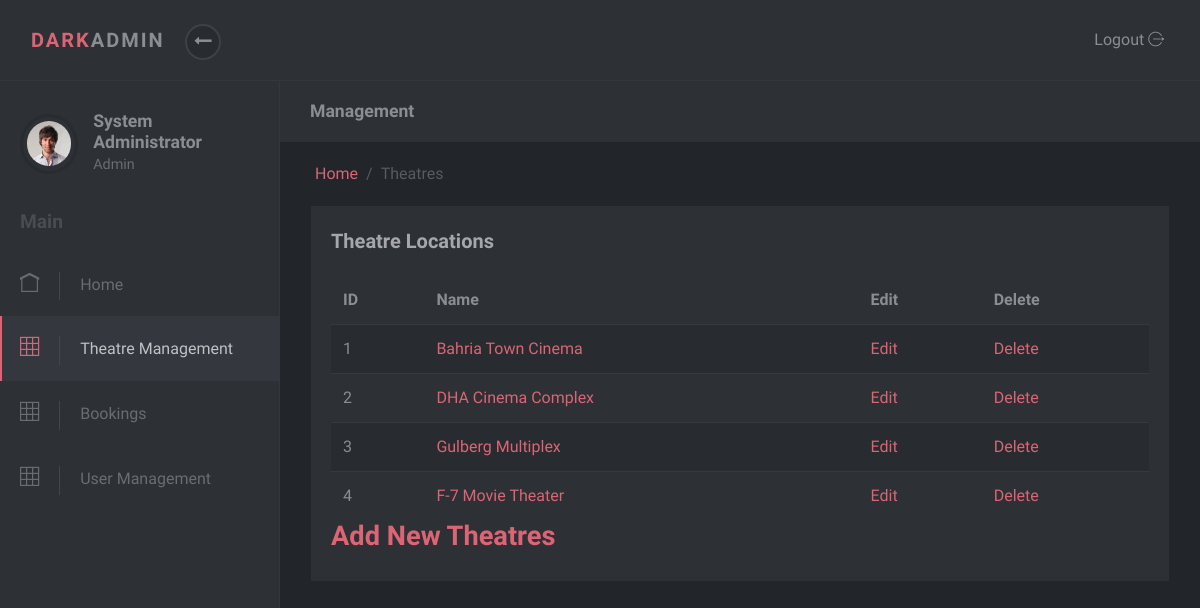
Page /admin/theatreindex.php (signed in) on the committed database.
### tables this page shows
CREATE TABLE `movie_theatres` (
  `theatre_id` int(11) NOT NULL AUTO_INCREMENT,
  `theatres` varchar(255) NOT NULL,
  `address` text DEFAULT NULL,
  `city` varchar(100) DEFAULT NULL,
  `state` varchar(100) DEFAULT NULL,
  `zip_code` varchar(10) DEFAULT NULL,
  `phone` varchar(20) DEFAULT NULL,
  `email` varchar(255) DEFAULT NULL,
  `capacity` int(11) DEFAULT NULL,
  `facilities` text DEFAULT NULL,
  `created_at` timestamp NOT NULL DEFAULT CURRENT_TIMESTAMP,
  `updated_at` timestamp NOT NULL DEFAULT CURRENT_TIMESTAMP ON UPDATE CURRENT_TIMESTAMP,
  `is_active` tinyint(1) NOT NULL DEFAULT 1,
  PRIMARY KEY (`theatre_id`),
  UNIQUE KEY `theatre_name` (`theatres`)
);

### admin/theatreindex.php (the view, shortened to what this page needs)
<?php
if (isset($_SESSION['user_id'])) {
$pdo = new PDO("mysql:host=localhost;dbname=mirai", "root", "");
$stmt = $pdo->prepare("SELECT fname, lname FROM admins WHERE id = ?");
$stmt->execute([$_SESSION['user_id']]);
$user = $stmt->fetch(PDO::FETCH_ASSOC);
$fullName = $user['fname'] . ' ' . $user['lname'];
} else {
}
include('./config.php');
?>
<!DOCTYPE html>
<html>
  <head>
    <link rel="stylesheet" href="./vendor/bootstrap/css/bootstrap.min.css">
    <link rel="stylesheet" href="./vendor/font-awesome/css/font-awesome.min.css">
    <link rel="stylesheet" href="./css/font.css">
    <link rel="stylesheet" href="./css/style.default.css" id="theme-stylesheet">
    <link rel="stylesheet" href="./css/custom.css">
  </head>
  <body>
  <?php include("./template/header.php")?>
    <div class="d-flex align-items-stretch">
    <?php include("./template/sidetable.php")?>
      <div class="page-content">
        <div class="page-header no-margin-bottom">
          <div class="container-fluid">
            <h2 class="h5 no-margin-bottom">Management</h2>
          </div>
        </div>
        <div class="container-fluid">
          <ul class="breadcrumb">
            <li class="breadcrumb-item"><a href="index.php">Home</a></li>
            <li class="breadcrumb-item active">Theatres            </li>
          </ul>
        </div>
        <section class="no-padding-top">
          <div class="container-fluid">
            <div class="row">
              <div class="col-lg-12">
                <div class="block">
                  <div class="title"><strong>Theatre Locations</strong></div>
                  <div class="table-responsive">
                    <table class="table table-striped table-hover">
                      <thead>
                        <tr>
                        <th>ID</th>
        <th>Name</th>
        <th>Edit</th>
        <th>Delete</th>
                        </tr>
                      </thead>
                      <tbody>
                      <?php
$res = $pdo ->query("SELECT * FROM movie_theatres");
while($row = $res->fetch(PDO::FETCH_ASSOC))
{
    ?>
<tr>
<td><?php echo $row['theatre_id']?></td>
<td><a href="./manageindex.php?iddb=<?php echo$row['theatres']?>"><?php echo $row['theatres']?></a></td>
<td><a href="theatreedit.php?id=<?php  echo $row['theatre_id']?>"> Edit</a></td>
<td><a href="theatredelete.php?id=<?php  echo $row['theatre_id']?>iddb=<?php echo$row['theatres']?>">Delete</a></td>
</tr>
<?php
}
?>
                      </tbody>
                    </table>
                    <h2><a href="theatrecreate.php">Add New Theatres</a></h2>
                  </div>
                </div>
              </div>
            </div>
          </div>
        </section>
      </div>
    </div>
  </body>
</html>

### admin/template/header.php (shortened to what this page needs)
<header class="header">
      <nav class="navbar navbar-expand-lg">
        <div class="container-fluid d-flex align-items-center justify-content-between">
          <div class="navbar-header">
            <a href="index.html" class="navbar-brand">
              <div class="brand-text brand-big visible text-uppercase"><strong class="text-primary">Dark</strong><strong>Admin</strong></div>
              <div class="brand-text brand-sm"><strong class="text-primary">D</strong><strong>A</strong></div></a>
            <button class="sidebar-toggle"><i class="fa fa-long-arrow-left"></i></button>
          </div>
            <div class="list-inline-item logout">                   <a id="logout" href="logout.php" class="nav-link">Logout <i class="icon-logout"></i></a></div>
          </div>
      </nav>
    </header>

### admin/template/sidetable.php
<nav id="sidebar">
        <div class="sidebar-header d-flex align-items-center">
          <div class="avatar"><img src="img/avatar-6.jpg" alt="..." class="img-fluid rounded-circle"></div>
          <div class="title">
            <h1 class="h5"><?php echo $fullName; ?></h1>
            <p>Admin</p>
          </div>
        </div>
        <span class="heading">Main</span>
        <ul class="list-unstyled">
                <li><a href="index.php"> <i class="icon-home"></i>Home </a></li>
                <li class="active"><a href="theatreindex.php"> <i class="icon-grid"></i>Theatre Management </a></li>
                <li class=""><a href="bookings.php"> <i class="icon-grid"></i>Bookings</a></li>
                <li class=""><a href="userindex.php"> <i class="icon-grid"></i>User Management</a></li>
        </ul>
      </nav>

### admin/css/style.default.css (style rules this page uses)
body { position: relative; }
section { padding: 0 1rem; }
a { -webkit-transition: all 0.3s; transition: all 0.3s; display: inline-block; }
.text-uppercase { letter-spacing: 0.1em; }
p { line-height: 1.7; }
button { cursor: pointer; }
i, span, strong { display: inline-block; }
.no-padding-top { padding-top: 0 !important; }
.no-margin-bottom { margin-bottom: 0 !important; }
.breadcrumb { background: none; padding: 20px 20px; margin-bottom: 0; color: #8a8d93; }
.breadcrumb a { color: #DB6574; text-decoration: none !important; }
.breadcrumb li.active { color: #585a5f; }
.breadcrumb-item + .breadcrumb-item::before { color: #585a5f; }
.block { padding: 20px; background: #2d3035; color: #8a8d93; margin-bottom: 30px; }
.page-content { position: relative; background: #22252a; min-height: 100vh; width: calc(100% - 280px); padding: 0; padding-bottom: 70px; }
.page-header { padding: 20px 15px; background: #2d3035; color: #8a8d93; margin-bottom: 30px; }
i[class*='icon-'] { -webkit-transform: translateY(2px); transform: translateY(2px); }
.block .title { margin-bottom: 20px; }
.block .title strong:first-child { font-size: 1.25rem; color: #a5a7ab; }
nav.navbar { background: #2d3035; color: #8a8d93; padding-top: 20px; padding-bottom: 20px; border-bottom: 1px solid #34373d; z-index: 10; }
nav.navbar .sidebar-toggle { width: 36px; height: 36px; line-height: 29px; text-align: center; border-radius: 50%; background: #282b2f; color: #8a8d93; font-size: 1.1rem; border: 2px solid #3d4148; outline: none; }
nav.navbar a { color: inherit; }
nav.navbar .brand-text { display: none; font-weight: 700; }
nav.navbar .brand-text.visible { display: block; }
nav.navbar a.nav-link { padding: .5rem .3rem; position: relative; }
nav#sidebar { width: 280px; background: #2d3035; color: #6a6c70; border-right: 1px solid #34373d; }
nav#sidebar a { color: inherit; text-decoration: none; position: relative; }
nav#sidebar a i { font-size: 1.2em; margin-right: 10px; -webkit-transition: none; transition: none; }
nav#sidebar .sidebar-header { padding: 30px 20px; }
nav#sidebar .sidebar-header h1, nav#sidebar .sidebar-header p { margin-bottom: 0; }
nav#sidebar .sidebar-header h1 { color: #8a8d93; }
nav#sidebar .sidebar-header p { font-size: 0.9rem; }
nav#sidebar span.heading { font-weight: 700; margin-left: 20px; color: #494d53; font-size: 1.2rem; margin-bottom: 15px; }
nav#sidebar .avatar { width: 60px; height: 60px; border-radius: 50%; overflow: hidden; margin-right: 15px; background: none; padding: 4px; border: 3px solid #282b2f; }
nav#sidebar ul { max-height: none; }
nav#sidebar li { position: relative; }
nav#sidebar li a { padding: 18px 20px; display: block; font-weight: 400; }
nav#sidebar li a i { margin-right: 20px; -webkit-transition: all 0.3s; transition: all 0.3s; padding-right: 20px; border-right: 1px solid #454649; }
nav#sidebar li::before { content: ''; width: 2px; height: 100%; background: none; display: block; position: absolute; top: 0; left: 0; z-index: 99; }
nav#sidebar li.active::before { background: #DB6574; }
nav#sidebar li.active > a { background: #34373d; color: #bfc1c4; }
nav#sidebar li.active i { color: #DB6574; }
button, input[type='submit'] { cursor: pointer; font-family: inherit; font-weight: 300 !important; }
.table { margin-bottom: 0; }
.table td, .table th { border-color: #343a40; }
.table thead th { border: none; }
.table-striped tbody tr { -webkit-transition: all 0.3s; transition: all 0.3s; }
.table-striped tbody tr:nth-of-type(odd) { background-color: #282b2f; }
.navbar { padding: 0.5rem 1rem; }
.navbar-brand { display: inline-block; padding-top: 0.3125rem; padding-bottom: 0.3125rem; margin-right: 1rem; font-size: 1.25rem; }
body { font-family: "Muli", sans-serif; font-size: 1rem; font-weight: 400; line-height: 1.5; color: #8a8d93; background-color: #fff; }
a { color: #DB6574; text-decoration: none; }
h1, h2, h3, h4, h5, h6, .h1, .h2, .h3, .h4, .h5, .h6 { margin-bottom: 0.5rem; font-family: inherit; font-weight: 700; line-height: 1.2; color: inherit; }
h1, .h1 { font-size: 2.5rem; }
h2, .h2 { font-size: 1.7rem; }
h5, .h5 { font-size: 1.1rem; }
.text-primary { color: #DB6574 !important; }
.nav-link { padding: 0.5rem 1rem; }

### rows in the picture
movie_theatres: theatre_id "1", theatres "Bahria Town Cinema"
movie_theatres: theatre_id "2", theatres "DHA Cinema Complex"
movie_theatres: theatre_id "3", theatres "Gulberg Multiplex"
movie_theatres: theatre_id "4", theatres "F-7 Movie Theater"

### other values in the picture
$fullName "System Administrator"
